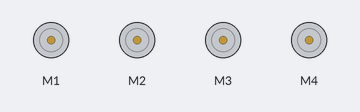
Bench run of a sketch on a simulated Arduino Uno, built with avr-gcc and run on an emulated ATmega328P. Shown: 4 × DC motor (green arrow = forward, orange = backward, longer = faster).

Above: at 2.5 s.
At 7.5 s:
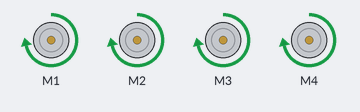
At 12.5 s:
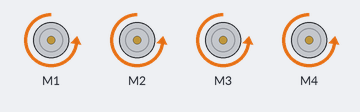
At 17.5 s:
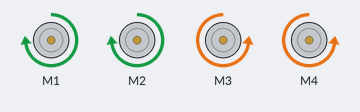
At 22.5 s:
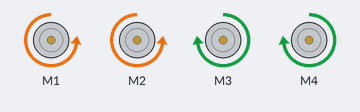
Timing chart, 0 to 32.5 s (numbered marks = the images above):
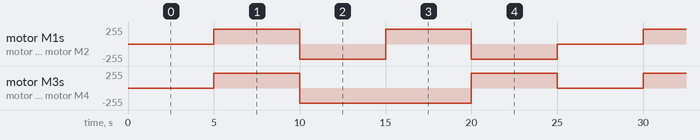

The sketch:

CarWithoutBT.ino
```cpp
#include <AFMotor.h> // including the motor driver library

// seting up the motors
AF_DCMotor F_R_Motor(1);
AF_DCMotor F_L_Motor(2);
AF_DCMotor B_R_Motor(3);
AF_DCMotor B_L_Motor(4);
void setup() {
  // put your setup code here, to run once:

}
void loop() {
  Halt();
  delay(5000);
  Forward();
  delay(5000);
  Backward();
  delay(5000);
  Left();
  delay(5000);
  Right();
  delay(5000);

}
// to run the car forward
void Forward() {
  F_R_Motor.run(FORWARD);
  F_R_Motor.setSpeed(220);
  F_L_Motor.run(FORWARD);
  F_L_Motor.setSpeed(220);
  B_R_Motor.run(FORWARD);
  B_R_Motor.setSpeed(220);
  B_L_Motor.run(FORWARD);
  B_L_Motor.setSpeed(220);
}

// to run the car backward
void Backward() {
  F_R_Motor.run(BACKWARD);
  F_R_Motor.setSpeed(225);
  F_L_Motor.run(BACKWARD);
  F_L_Motor.setSpeed(225);
  B_R_Motor.run(BACKWARD);
  B_R_Motor.setSpeed(225);
  B_L_Motor.run(BACKWARD);
  B_L_Motor.setSpeed(225);
}

// to turn the car to the left
void Left() {

  F_R_Motor.run(FORWARD);
  F_R_Motor.setSpeed(225);
  F_L_Motor.run(FORWARD);
  F_L_Motor.setSpeed(225);
  B_R_Motor.run(BACKWARD);
  B_R_Motor.setSpeed(225);
  B_L_Motor.run(BACKWARD);
  B_L_Motor.setSpeed(225);
}


// to turn the car to the right
void Right() {
  F_R_Motor.run(BACKWARD);
  F_R_Motor.setSpeed(225);
  F_L_Motor.run(BACKWARD);
  F_L_Motor.setSpeed(225);
  B_R_Motor.run(FORWARD);
  B_R_Motor.setSpeed(225);
  B_L_Motor.run(FORWARD);
  B_L_Motor.setSpeed(225);
}

// to halt the car
void Halt() {
  F_R_Motor.run(RELEASE);
  F_L_Motor.run(RELEASE);
  B_R_Motor.run(RELEASE);
  B_L_Motor.run(RELEASE);
}
```

Measured:
- by itself, motor M3, motor M4: repeats every 25.0 s: backward 225/255 10.0 s, forward 225/255 5.0 s, stopped 5.0 s, forward 220/255 5.0 s
- by itself, motor M1, motor M2: repeats every 25.0 s: backward 225/255 5.0 s, forward 225/255 5.0 s, backward 225/255 5.0 s, stopped 5.0 s, forward 220/255 5.0 s
